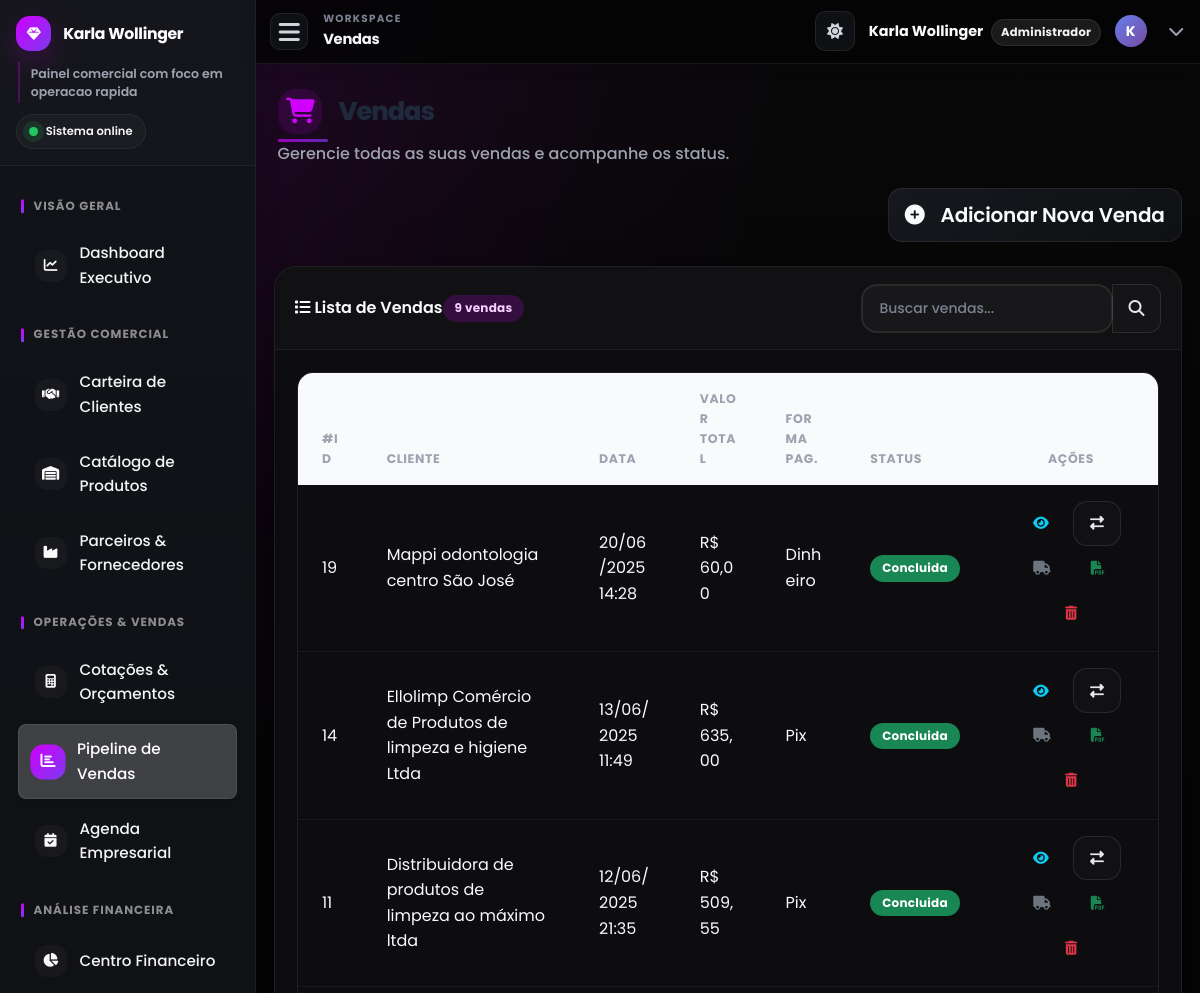
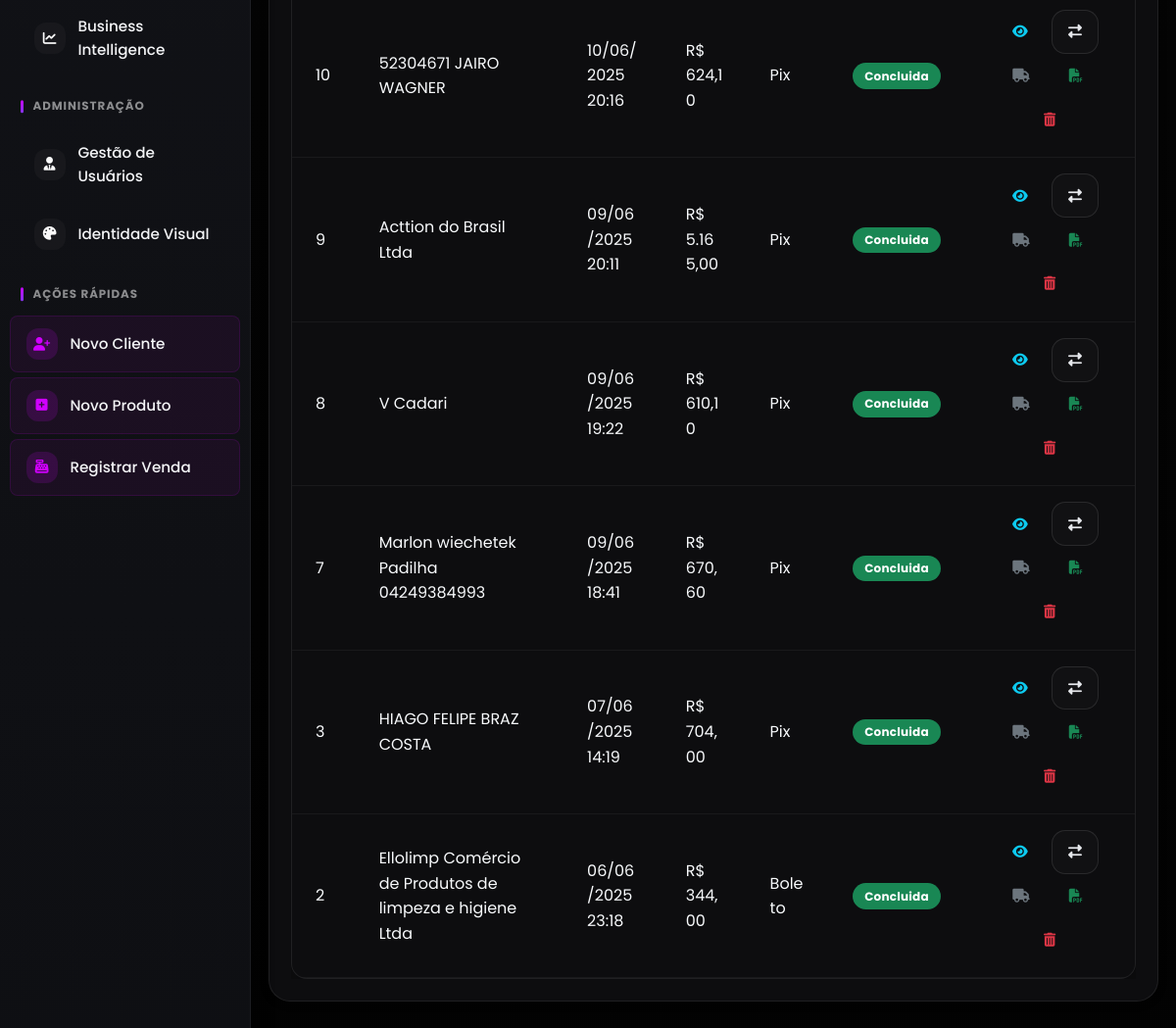
The app's page /vendas.php (signed in) with its own data (2 pictures, top to bottom).
### tables this page shows
CREATE TABLE `vendas` (
  `id` int(11) NOT NULL,
  `cliente_id` int(11) NOT NULL,
  `data_venda` datetime DEFAULT current_timestamp(),
  `valor_total` decimal(10,2) NOT NULL,
  `forma_pagamento` enum('pix','debito','credito','dinheiro','faturamento','transferencia','boleto') NOT NULL,
  `status_venda` enum('pendente','concluida','cancelada') DEFAULT 'pendente',
  `empresa_id` int(11) DEFAULT NULL,
  `comissao_percentual` decimal(5,2) DEFAULT 0.00,
  `valor_comissao` decimal(10,2) DEFAULT 0.00
);

CREATE TABLE `clientes` (
  `id` int(11) NOT NULL,
  `nome` varchar(255) NOT NULL,
  `nome_fantasia` varchar(255) DEFAULT NULL,
  `tipo_pessoa` enum('fisica','juridica') NOT NULL,
  `cpf_cnpj` varchar(22) DEFAULT NULL,
  `inscricao_estadual` varchar(20) DEFAULT NULL,
  `email` varchar(100) DEFAULT NULL,
  `telefone` varchar(20) DEFAULT NULL,
  `endereco` varchar(255) DEFAULT NULL,
  `numero` varchar(20) DEFAULT NULL,
  `ponto_referencia` varchar(255) DEFAULT NULL,
  `cidade` varchar(100) DEFAULT NULL,
  `estado` varchar(2) DEFAULT NULL,
  `cep` varchar(10) DEFAULT NULL,
  `data_cadastro` datetime DEFAULT current_timestamp()
);

### vendas.php (the view, shortened to what this page needs)
<?php
require_once 'includes/db_connect.php';
$itens_por_pagina = 10;
$pagina_atual = isset($_GET['pagina']) ? (int)$_GET['pagina'] : 1;
$offset = ($pagina_atual - 1) * $itens_por_pagina;
$sql_total_vendas = "SELECT COUNT(*) as total FROM vendas";
$result_total_vendas = $conn->query($sql_total_vendas);
$total_vendas_db = $result_total_vendas->fetch_assoc()['total'];
$sql_select_vendas = "SELECT v.id, c.nome AS nome_cliente, v.data_venda, v.valor_total, v.forma_pagamento, v.status_venda
                      FROM vendas v
                      LEFT JOIN clientes c ON v.cliente_id = c.id
                      ORDER BY v.data_venda DESC
                      LIMIT ? OFFSET ?";
$stmt_vendas = $conn->prepare($sql_select_vendas);
$stmt_vendas->bind_param("ii", $itens_por_pagina, $offset);
if (!$stmt_vendas->execute()) {
    die("Erro ao executar a consulta de vendas. Por favor, tente novamente mais tarde.");
}
$result_vendas = $stmt_vendas->get_result();
include_once 'includes/header.php';
?>
<div class="page-header fade-in-up">
    <h1 class="page-title">
        <i class="fas fa-shopping-cart"></i>
        Vendas
    </h1>
    <p class="page-subtitle">
        Gerencie todas as suas vendas e acompanhe os status.
    </p>
</div>
<div class="mb-4 text-end fade-in-up">
    <a href="registrar_venda.php" class="btn btn-primary btn-lg">
        <i class="fas fa-plus-circle me-2"></i> Adicionar Nova Venda
    </a>
</div>
<div class="modern-card fade-in-up">
    <div class="card-header-modern d-flex justify-content-between align-items-center flex-wrap gap-3">
        <div class="d-flex align-items-center">
            <span><i class="fas fa-list"></i> Lista de Vendas</span>
            <div class="ms-auto">
                <span class="badge bg-primary"><?php echo $total_vendas_db; ?> vendas</span>
            </div>
        </div>
        <div class="d-flex gap-2 flex-grow-1 flex-md-grow-0">
            <div class="input-group" style="max-width: 300px;">
                <input type="text" class="form-control" placeholder="Buscar vendas..." id="searchInput">
                <button class="btn btn-outline-primary" type="button">
                    <i class="fas fa-search"></i>
                </button>
            </div>
        </div>
    </div>
    <div class="card-body-modern">
        <div class="table-responsive-custom">
            <div class="table-modern">
                <table class="table table-hover mb-0" id="vendasTable">
                    <thead>
                        <tr>
                            <th>#ID</th>
                            <th>Cliente</th>
                            <th>Data</th>
                            <th>Valor Total</th>
                            <th>Forma Pag.</th>
                            <th>Status</th>
                            <th class="text-center">Ações</th>
                        </tr>
                    </thead>
                    <tbody>
                        <?php
                        $vendas_array = [];
                        if ($result_vendas && $result_vendas->num_rows > 0) {
                            while ($venda = $result_vendas->fetch_assoc()) {
                                $vendas_array[] = $venda;
                            }
                            foreach ($vendas_array as $venda) {
                                ?>
                                <tr>
                                    <td><?php echo htmlspecialchars($venda['id']); ?></td>
                                    <td><?php echo htmlspecialchars($venda['nome_cliente'] ?? 'N/A'); ?></td>
                                    <td><?php echo htmlspecialchars(date("d/m/Y H:i", strtotime($venda['data_venda']))); ?></td>
                                    <td>R$ <?php echo htmlspecialchars(number_format($venda['valor_total'], 2, ',', '.')); ?></td>
                                    <td><?php echo htmlspecialchars(ucfirst($venda['forma_pagamento'])); ?></td>
                                    <td>
                                        <span class="badge bg-<?php
                                        switch ($venda['status_venda']) {
                                            case 'concluida': echo 'success'; break;
                                        }
                                        ?>">
                                            <?php echo htmlspecialchars(ucfirst($venda['status_venda'])); ?>
                                        </span>
                                    </td>
                                    <td class="text-center">
                                        <a href="detalhes_venda.php?id=<?php echo $venda['id']; ?>" class="btn btn-sm btn-outline-info me-1" title="Detalhes"><i class="fas fa-eye"></i></a>
                                        <button type="button" class="btn btn-sm btn-outline-primary me-1" data-bs-toggle="modal" data-bs-target="#changeStatusModal" data-venda-id="<?php echo $venda['id']; ?>" data-current-status="<?php echo $venda['status_venda']; ?>" title="Mudar Status">
                                            <i class="fas fa-exchange-alt"></i>
                                        </button>
                                        <a href="agendar_entrega.php?venda_id=<?php echo $venda['id']; ?>" class="btn btn-sm btn-outline-secondary me-1" title="Agendar Entrega"><i class="fas fa-truck"></i></a>
                                        <a href="gerar_pdf_venda.php?id=<?php echo $venda['id']; ?>" class="btn btn-sm btn-outline-success me-1" title="Gerar PDF" target="_blank"><i class="fas fa-file-pdf"></i></a>
                                        <a href="vendas.php?action=delete&id=<?php echo $venda['id']; ?>" class="btn btn-sm btn-outline-danger" title="Excluir Venda" onclick="return confirm('Tem certeza que deseja excluir esta venda? Esta ação também reverterá o estoque e excluirá transações financeiras e agendamentos associados.');"><i class="fas fa-trash-alt"></i></a>
                                    </td>
                                </tr>
                                <?php
                            }
                        } else {
                            ?>
                            <tr>
                                <td colspan="7" class="text-center">Nenhuma venda registrada.</td>
                            </tr>
                            <?php
                        }
                        ?>
                    </tbody>
                </table>
            </div>
        </div>
    </div>
</div>
<?php include_once 'includes/footer.php'; ?>

### records on screen
vendas: id "19", cliente.nome "Mappi odontologia centro São José", data_venda "20/06/2025 14:28", valor_total "60,00", forma_pagamento "Dinheiro", status_venda "Concluida"
vendas: id "14", cliente.nome "Ellolimp Comércio de Produtos de limpeza e higiene Ltda", data_venda "13/06/2025 11:49", valor_total "635,00", forma_pagamento "Pix", status_venda "Concluida"
vendas: id "11", cliente.nome "Distribuidora de produtos de limpeza ao máximo ltda", data_venda "12/06/2025 21:35", valor_total "509,55", forma_pagamento "Pix", status_venda "Concluida"
vendas: id "10", cliente.nome "52304671 JAIRO WAGNER", data_venda "10/06/2025 20:16", valor_total "624,10", forma_pagamento "Pix", status_venda "Concluida"
vendas: id "9", cliente.nome "Acttion do Brasil Ltda", data_venda "09/06/2025 20:11", valor_total "5.165,00", forma_pagamento "Pix", status_venda "Concluida"
vendas: id "8", cliente.nome "V Cadari", data_venda "09/06/2025 19:22", valor_total "610,10", forma_pagamento "Pix", status_venda "Concluida"
vendas: id "7", cliente.nome "Marlon wiechetek Padilha 04249384993", data_venda "09/06/2025 18:41", valor_total "670,60", forma_pagamento "Pix", status_venda "Concluida"
vendas: id "3", cliente.nome "HIAGO FELIPE BRAZ COSTA", data_venda "07/06/2025 14:19", valor_total "704,00", forma_pagamento "Pix", status_venda "Concluida"
vendas: id "2", cliente.nome "Ellolimp Comércio de Produtos de limpeza e higiene Ltda", data_venda "06/06/2025 23:18", valor_total "344,00", forma_pagamento "Boleto", status_venda "Concluida"

### other values on screen
$current_page_title "Vendas"
$_SESSION["nome"] "Karla Wollinger"
$user_role_label "Administrador"
substr($_SESSION["nome"] ?? 'U', 0, 1) "K"
$total_vendas_db "9"
